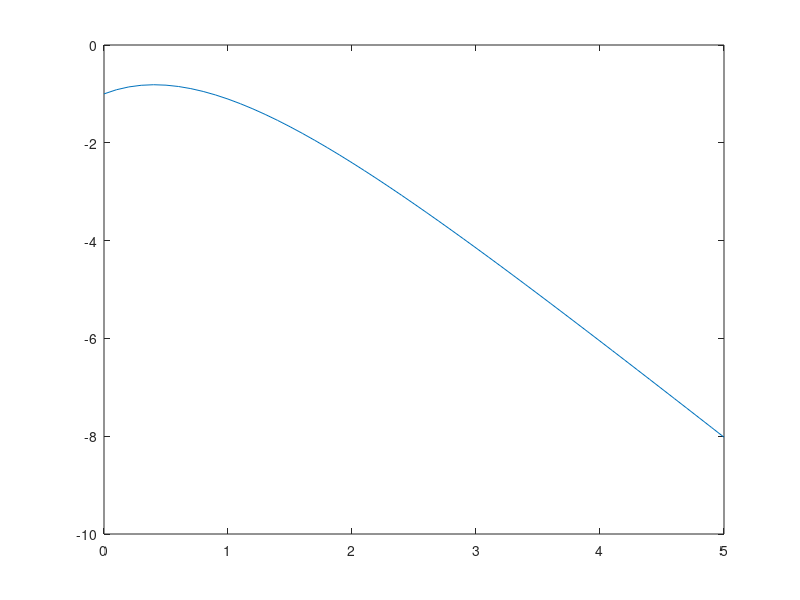

Here is the MATLAB script that generated this plot:
%Second Order Range-Kutta Method For ODE
clear all
clc
f = @(x, y) (-2 * x - y);
x(1) = 0;
y(1) = -1;
h = .1;
u = input("Enter a Point to Find it's Solution: ");
n = round(u / h);
for i = 2 : n + 1
   x(i) = x(i - 1) + h; 
end

for i = 2 : length(x)
   k1 = h * f(x(i - 1), y(i - 1));
   k2 = h * f(x(i - 1) + (h / 2), y(i - 1) + (k1 / 2));
   y(i) = y(i - 1) + k2;
end
fprintf("The Solution Of The Given ODE at Point(x = %.2f): %.4f\n", u, y(length(y)));
plot(x, y)